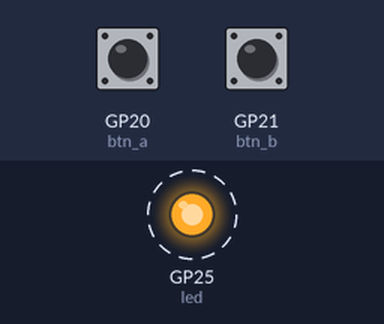
This program was run on a simulated Raspberry Pi Pico running MicroPython. Shown: output pins drawn as LEDs (lit = HIGH). Dashed ring = blinking. The inputs (shaded band) are chosen by the test bench; at power-on: GP20 (btn_a) HIGH, GP21 (btn_b) HIGH. What the program prints to the serial console is not drawn. At 8.1 s the program stops and its outputs stay as they are.

Above: at 0.75 s.
1.3 s: GP20 (btn_a) pulled LOW for 3.2 s
Timing chart, 0 to 4.3 s (numbered marks = the images above; inputs shaded):
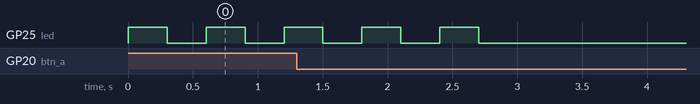

Measured:
- by itself, GP25 (led): alternates HIGH for 0.30 s and LOW for 0.30 s, 5 changes in all, then stays LOW

The program:

gate1_board_alive.py
```python
"""
Gate 1 — Board Alive Test
Checks: Pico W LED blinks, buttons GP20/GP21 respond

Note: Pico W LED is controlled via CYW43 WiFi chip, accessed as Pin("LED").

Pass criteria:
  - LED blinks 5× visible
  - Button A (GP20) reads LOW when pressed
  - Button B (GP21) reads LOW when pressed
"""

import machine
import time

# Pico W requires network import for LED access via CYW43
try:
    import network
    wlan = network.WLAN(network.STA_IF)
    wlan.active(True)
except Exception:
    pass

import sys
sys.path.insert(0, "/lib")
sys.path.insert(0, ".")

from config import BUTTON_A_PIN, BUTTON_B_PIN


def run():
    print("=" * 40)
    print("GATE 1: Board Alive Test")
    print("=" * 40)

    passed = True

    # --- LED Blink ---
    led = machine.Pin("LED", machine.Pin.OUT)
    print("  Blinking LED 5 times...")
    for i in range(5):
        led.on()
        time.sleep(0.3)
        led.off()
        time.sleep(0.3)
    print("  LED blink complete. Did you see it? (visual check)")

    # --- Button A ---
    btn_a = machine.Pin(BUTTON_A_PIN, machine.Pin.IN, machine.Pin.PULL_UP)
    print(f"  Press Button A (GP{BUTTON_A_PIN}) within 5 seconds...")
    a_pressed = _wait_press(btn_a, timeout_s=5)
    if a_pressed:
        print("  Button A: DETECTED ✓")
    else:
        print("  Button A: NOT DETECTED ✗")
        passed = False

    # --- Button B ---
    btn_b = machine.Pin(BUTTON_B_PIN, machine.Pin.IN, machine.Pin.PULL_UP)
    print(f"  Press Button B (GP{BUTTON_B_PIN}) within 5 seconds...")
    b_pressed = _wait_press(btn_b, timeout_s=5)
    if b_pressed:
        print("  Button B: DETECTED ✓")
    else:
        print("  Button B: NOT DETECTED ✗")
        passed = False

    print("-" * 40)
    if passed:
        print("GATE 1: PASSED ✓")
    else:
        print("GATE 1: FAILED ✗")
    print()
    return passed


def _wait_press(pin, timeout_s=5):
    """Wait for a button press (active LOW). Returns True if pressed."""
    deadline = time.ticks_add(time.ticks_ms(), timeout_s * 1000)
    while time.ticks_diff(deadline, time.ticks_ms()) > 0:
        if pin.value() == 0:
            time.sleep_ms(50)  # debounce
            if pin.value() == 0:
                return True
        time.sleep_ms(20)
    return False


if __name__ == "__main__":
    run()
```

config.py
```python
"""
siot-pico-bot: Hardware Configuration
Central pin definitions and constants for the Robo Pico platform.

Hardware:
  - Cytron Robo Pico (MX1515H motor driver)
  - Raspberry Pi Pico W
  - TT Metal Gear Motor w/ Hall Encoder (×2)
  - MPU6050 IMU (GY-521)
  - Cytron Aluminum 2WD TT Chassis
"""

# ──────────────────────────────────────────────
# Motor Driver (MX1515H on Robo Pico)
# ──────────────────────────────────────────────
MOTOR_LEFT_A  = 9    # GP9  — M1A (forward)  [swapped: motor spins reversed]
MOTOR_LEFT_B  = 8    # GP8  — M1B (backward) [swapped: motor spins reversed]
MOTOR_RIGHT_A = 10   # GP10 — M2A (forward)
MOTOR_RIGHT_B = 11   # GP11 — M2B (backward)
MOTOR_PWM_FREQ = 1000  # Hz (MX1515H supports up to 20kHz)

# ──────────────────────────────────────────────
# Hall Encoders (TT Motor, PH2.0-6PIN)
#   Wiring: V→3V3, G→GND, H1→Ch_A, H2→Ch_B
# ──────────────────────────────────────────────
ENC_LEFT_A  = 16   # GP16 — Left Hall H1 (Grove 4, Channel A)
ENC_LEFT_B  = 17   # GP17 — Left Hall H2 (Grove 4, Channel B)
ENC_RIGHT_A = 4    # GP4  — Right Hall H1 (Grove 3, Channel A)
ENC_RIGHT_B = 5    # GP5  — Right Hall H2 (Grove 3, Channel B)
ENC_LEFT_INVERT  = True   # Left encoder sign inverted (motor pins swapped GP8↔GP9)
ENC_RIGHT_INVERT = False  # Right encoder sign matches motor direction

# ──────────────────────────────────────────────
# Encoder Constants
# ──────────────────────────────────────────────
ENCODER_MAG_PULSES = 6       # Magnetic ring pulses per motor rev
GEAR_RATIO         = 42      # 1:42 gearbox
TICKS_PER_REV      = ENCODER_MAG_PULSES * GEAR_RATIO  # 252 (single-phase)
TICKS_PER_REV_QUAD = TICKS_PER_REV * 4                # 1008 (quadrature 4×)

# ──────────────────────────────────────────────
# Wheel / Chassis Geometry
# ──────────────────────────────────────────────
WHEEL_DIAMETER_MM    = 65.0
WHEEL_CIRCUMFERENCE  = 3.14159265 * WHEEL_DIAMETER_MM  # ~204.2 mm
MM_PER_TICK          = WHEEL_CIRCUMFERENCE / TICKS_PER_REV  # ~0.81 mm
TRACK_WIDTH_MM       = 150.0   # Distance between wheel centers (measure yours)

# ──────────────────────────────────────────────
# IMU — MPU6050 via I2C
# ──────────────────────────────────────────────
I2C_ID    = 0
I2C_SDA   = 0     # GP0 — Grove 1 SDA (I2C0)
I2C_SCL   = 1     # GP1 — Grove 1 SCL (I2C0)
I2C_FREQ  = 400000

MPU6050_ADDR    = 0x68
MPU6050_WHO_AM_I = 0x75
MPU6050_PWR_MGMT = 0x6B
MPU6050_ACCEL_X  = 0x3B   # 14 bytes: accel(6) + temp(2) + gyro(6)
MPU6050_GYRO_Z_H = 0x47   # 2 bytes: gyro Z high + low

# Sensitivity at default ranges
ACCEL_SCALE = 16384.0   # LSB/g  (±2g range)
GYRO_SCALE  = 131.0     # LSB/(°/s) (±250°/s range)

# ──────────────────────────────────────────────
# Onboard Peripherals (Robo Pico)
# ──────────────────────────────────────────────
NEOPIXEL_PIN   = 18   # GP18 — 2× WS2812 RGB LEDs
NEOPIXEL_COUNT = 2
BUZZER_PIN     = 22   # GP22 — Piezo buzzer (check mute switch!)
BUTTON_A_PIN   = 20   # GP20 — Programmable button A
BUTTON_B_PIN   = 21   # GP21 — Programmable button B

# ──────────────────────────────────────────────
# Servo Ports
# ──────────────────────────────────────────────
SERVO_PINS = [12, 13, 14, 15]  # GP12–GP15

# ──────────────────────────────────────────────
# WiFi (Phase 2)
# ──────────────────────────────────────────────
WIFI_AP_SSID_PREFIX = "RoboPico"      # MAC suffix appended: "RoboPico-XXXX"
WIFI_AP_PASSWORD    = "robopico1"
WIFI_AP_IP          = "192.168.4.1"   # Pico W AP default (not set manually)
HTTP_PORT           = 80

# ──────────────────────────────────────────────
# Motor Safety (K-8 classroom safety cap)
# ──────────────────────────────────────────────
# K-8 safety: maximum motor speed as a percentage (0–100).
# Applied inside MotorHAL.drive() — cannot be bypassed by higher layers.
# 70% reduces collision energy while keeping movement engaging.
# Adjust per school environment if needed.
MOTOR_MAX_SPEED_PCT = 70

# ──────────────────────────────────────────────
# PID Defaults (Gate 6) — tune for your motors
# ──────────────────────────────────────────────
PID_KP = 1.5
PID_KI = 0.8
PID_KD = 0.05
PID_LOOP_HZ = 20
PID_TARGET_RPM = 60

# ──────────────────────────────────────────────
# Sensor Pins — confirm with actual hardware before use
# ──────────────────────────────────────────────
# IR Line Sensors (analog ADC).
# Pico W ADC-capable pins: GP26, GP27, GP28 only.
# GP26 + GP27 are used by right encoder; GP28 is free.
# For 3-channel IR array, a sensor with I2C multiplexer or
# digital output (e.g. TCRT5000 with comparator) may be needed.
# Default: single channel on GP28; update for actual hardware.
IR_PINS = [28]             # ADC-capable pin(s) for IR line sensors

# Ultrasonic distance sensor (HC-SR04 style).
# Uses two free digital GPIO. GP2/GP3 are available.
ULTRASONIC_TRIG = 2        # GP2 — trigger output
ULTRASONIC_ECHO = 3        # GP3 — echo input

# Color / light sensor.
# Option A: Analog light sensor on ADC pin (uses GP28 if IR not active)
# Option B: I2C TCS34725 — shares I2C0 bus with IMU (addr 0x29, no conflict)
# Set COLOR_ANALOG_PIN to a GPIO number for analog mode,
# or set to None and pass i2c to ColorSensor for I2C mode.
COLOR_ANALOG_PIN = None    # None = I2C TCS34725 mode; set to ADC pin for analog

# ──────────────────────────────────────────────
# Autonomous Mission Defaults (Gate 9)
# ──────────────────────────────────────────────
MISSION_SIDE_MM     = 500    # 50 cm square
MISSION_TURN_DEG    = 90
MISSION_DRIVE_SPEED = 40     # % PWM
MISSION_TURN_SPEED  = 50     # % PWM
MISSION_TURN_TOL    = 1.0    # degrees
```
